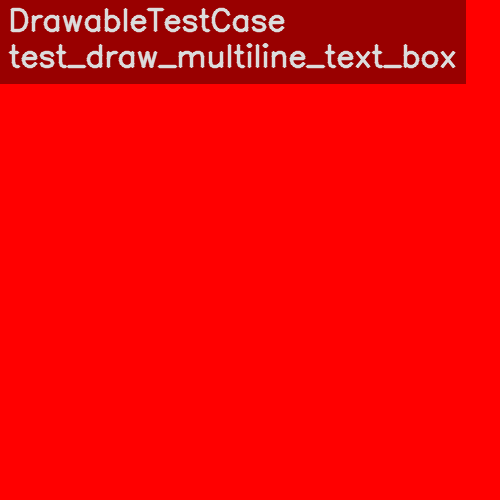
#> input picture tester/cv/test_draw_multiline_text_box.png, 500 x 500 px
$ python -i threshold.py   (imports and definitions only)   (Python 2 division)
#> lines starting #> are read from the running program, lines starting #| are printed output that depends on the picture
# -*- coding: utf-8 -*-

from enum import Enum, unique
from typing import Final, NamedTuple, Sequence

import cv2
from numpy.typing import NDArray

from cvlayer.cv.color import PIXEL_8BIT_HALF, PIXEL_8BIT_MAX

DEFAULT_BLOCK_SIZE: Final[int] = 15
DEFAULT_C: Final[int] = 0


@unique
class AdaptiveMethod(Enum):
    MEAN = cv2.ADAPTIVE_THRESH_MEAN_C
    GAUSSIAN = cv2.ADAPTIVE_THRESH_GAUSSIAN_C


@unique
class ThresholdMethod(Enum):
    BINARY = cv2.THRESH_BINARY
    BINARY_INV = cv2.THRESH_BINARY_INV
    TRUNC = cv2.THRESH_TRUNC
    TOZERO = cv2.THRESH_TOZERO
    TOZERO_INV = cv2.THRESH_TOZERO_INV


class ThresholdResult(NamedTuple):
    computed_threshold_value: float
    """
    The computed threshold value if Otsu's or Triangle methods used.
    """

    threshold_image: NDArray


ADAPTIVE_THRESHOLD_METHODS: Final[Sequence[ThresholdMethod]] = (
    ThresholdMethod.BINARY,
    ThresholdMethod.BINARY_INV,
)


# [10 lines left out: function threshold, not called in this run]


def threshold_otsu(
    src: NDArray,
    max_value=PIXEL_8BIT_MAX,
    method=ThresholdMethod.BINARY,
) -> ThresholdResult:
    computed_threshold_value, threshold_image = cv2.threshold(
        src, 0, max_value, method.value | cv2.THRESH_OTSU
    )
    return ThresholdResult(computed_threshold_value, threshold_image)


# [34 lines left out: functions threshold_triangle, adaptive_threshold, not called in this run]


class CvlThreshold:
    # [8 lines left out: function cvl_threshold, not called in this run]

    @staticmethod
    def cvl_threshold_otsu(
        src: NDArray,
        max_value=PIXEL_8BIT_MAX,
        method=ThresholdMethod.BINARY,
    ):
        return threshold_otsu(src, max_value, method)

    # [20 lines left out: functions cvl_threshold_triangle, cvl_adaptive_threshold, not called in this run]

>>> import cv2
>>> picture = cv2.imread('../../tester/cv/test_draw_multiline_text_box.png', cv2.IMREAD_GRAYSCALE)
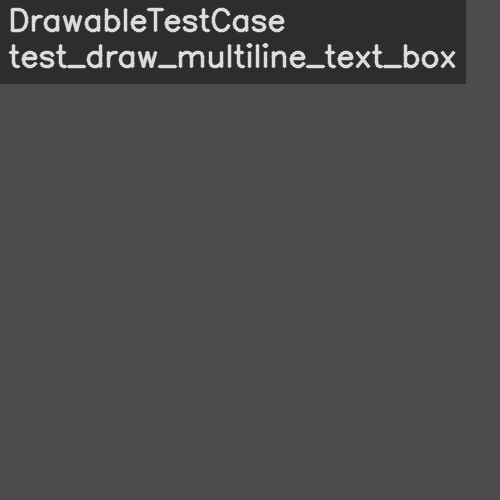
#> picture: shape (500, 500); min 45, max 220, mean 75.3
#> (the run stopped early here; a loop or call above may not have finished)
